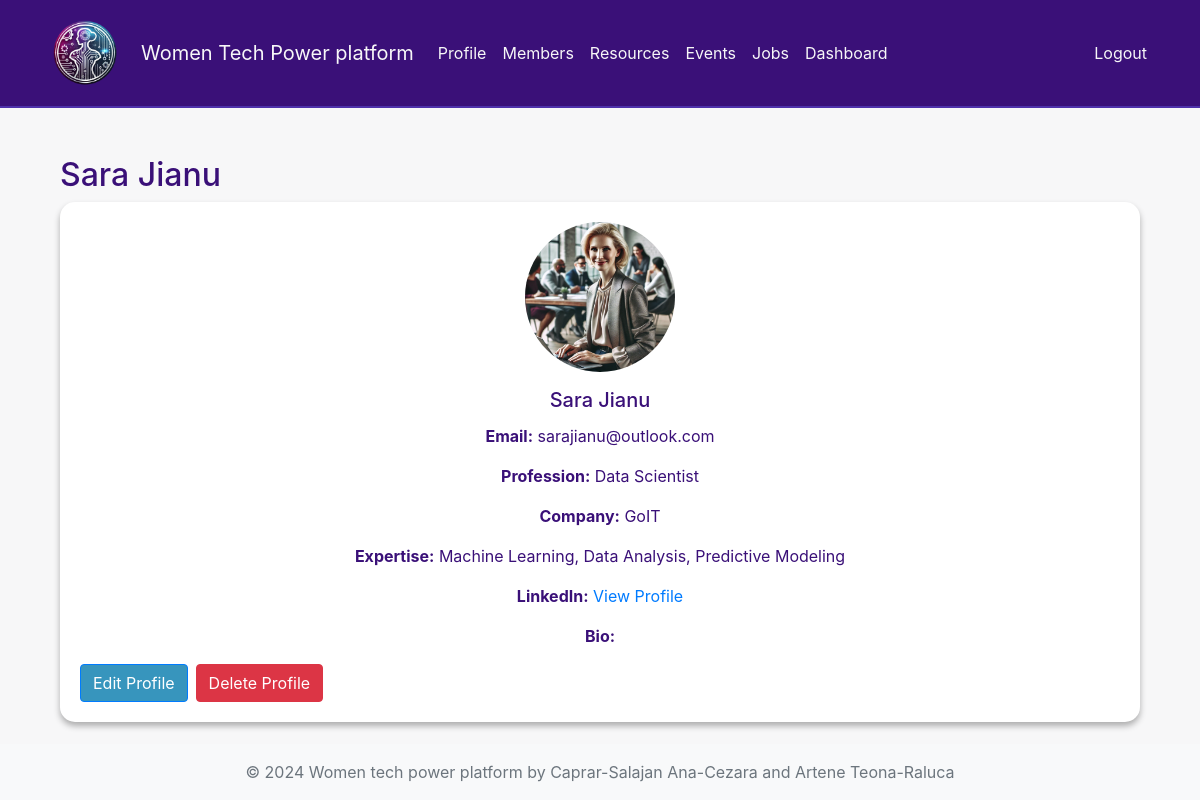
The page /proiectPHP/profile.php?id=12 (signed in) on the database its author committed.
### tables this page shows
CREATE TABLE `members` (
  `id` int(11) NOT NULL,
  `first_name` varchar(50) NOT NULL,
  `last_name` varchar(50) NOT NULL,
  `email` varchar(100) NOT NULL,
  `password` varchar(255) NOT NULL,
  `profession` varchar(100) DEFAULT NULL,
  `company` varchar(100) DEFAULT NULL,
  `expertise` text DEFAULT NULL,
  `linkedin_profile` varchar(255) DEFAULT NULL,
  `status` enum('active','pending','mentor') DEFAULT 'pending',
  `created_at` timestamp NOT NULL DEFAULT current_timestamp(),
  `role` enum('member','mentor','admin') DEFAULT 'member',
  `profile_picture` varchar(255) DEFAULT NULL,
  `bio` text DEFAULT NULL
);

### proiectPHP/profile.php (the view, shortened to what this page needs)
<?php
    include_once "includes/header.php";
    $database = new Database();
    $db = $database->getConnection();
    $view_id = isset($_GET['id']) ? $_GET['id'] : $_SESSION['user_id'];
    $query = "SELECT * FROM members WHERE id = :id";
    $stmt = $db->prepare($query);
    $stmt->bindParam(':id', $view_id);
    $stmt->execute();
    $user = $stmt->fetch(PDO::FETCH_ASSOC);
    $isOwnProfile = ($_SESSION['user_id'] === $view_id);
    $isAdmin = ($_SESSION['role'] === 'admin');
?>
<div class="container mt-4">
    <h2><?php echo htmlspecialchars($isOwnProfile ? 'Your Profile' : $user['first_name'] . ' ' . $user['last_name']); ?></h2>
    <div class="card">
        <div class="card-body text-center">
            <?php if (!empty($user['profile_picture'])): ?>
                <img src="<?php echo htmlspecialchars($user['profile_picture']); ?>"
                     alt="Profile Picture"
                     class="rounded-circle mb-3"
                     style="width: 150px; height: 150px; object-fit: cover;">
            <?php endif; ?>
            <h5 class="card-title"><?php echo htmlspecialchars($user['first_name'] . ' ' . $user['last_name']); ?></h5>
            <p><strong>Email:</strong> <?php echo htmlspecialchars($user['email']); ?></p>
            <p><strong>Profession:</strong> <?php echo htmlspecialchars($user['profession']); ?></p>
            <p><strong>Company:</strong> <?php echo htmlspecialchars($user['company']); ?></p>
            <p><strong>Expertise:</strong> <?php echo htmlspecialchars($user['expertise']); ?></p>
            <p><strong>LinkedIn:</strong>
                <a href="<?php echo htmlspecialchars($user['linkedin_profile']); ?>" target="_blank">View Profile</a>
            </p>
            <p><strong>Bio:</strong> <?php echo nl2br(htmlspecialchars($user['bio'])); ?></p>
            <?php if ($isOwnProfile || $isAdmin): ?>
                <div class="d-flex">
                    <a href="edit_member.php?id=<?php echo $view_id; ?>" class="btn btn-primary mr-2">Edit Profile</a>
                    <a href="delete_member.php?id=<?php echo $view_id; ?>"
                       class="btn btn-danger"
                       onclick="return confirm('Are you sure you want to delete this profile?')">Delete Profile</a>
                </div>
            <?php endif; ?>
        </div>
    </div>
</div>
<?php
    include_once "includes/footer.php";
?>

### proiectPHP/css/style.css (style rules this page uses)
body { min-height: 100vh; display: flex; flex-direction: column; }
.container { flex: 1; }
body { background-color: #F7F7F8; color: #3A1078; }
.card { border: none; border-radius: 15px; box-shadow: 0 4px 6px rgba(0, 0, 0, 0.2); transition: transform 0.3s ease, box-shadow 0.3s ease; }
.card-title { color: #3A1078; }
.btn-primary { background-color: #3795BD; }
.card { border: none; box-shadow: 0 4px 6px rgba(0, 0, 0, 0.3); border-radius: 15px; }

### rows shown on the page
members: first_name+last_name "Sara Jianu", profile_picture (picture), email "sarajianu@outlook.com", profession "Data Scientist", company "GoIT", expertise "Machine Learning, Data Analysis, Predictive Modeling"
